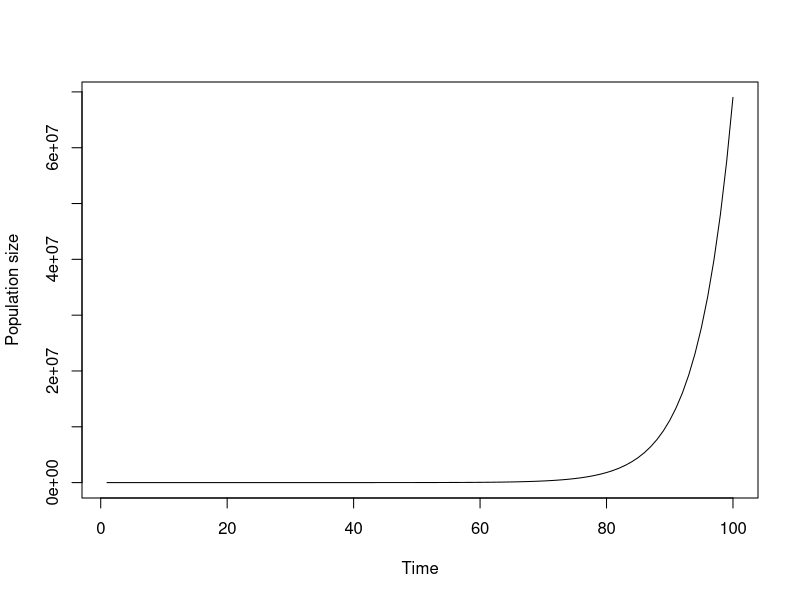
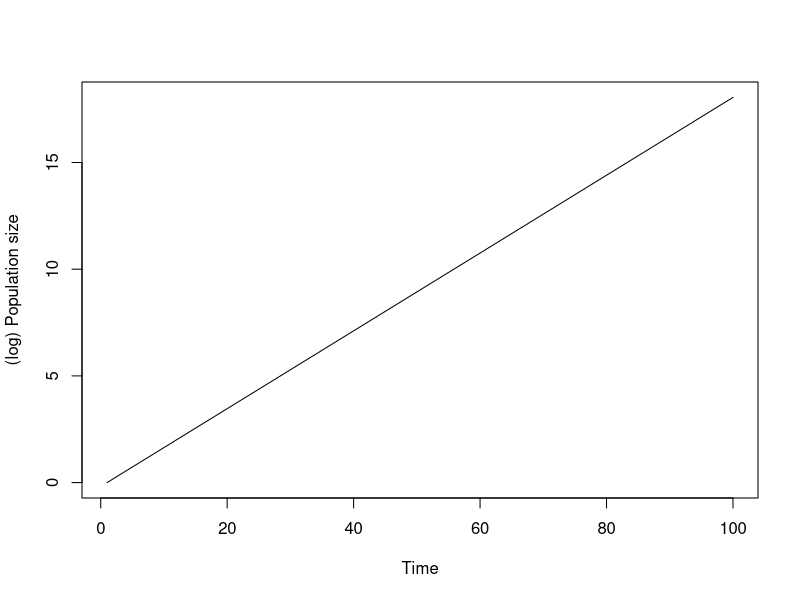

The R source for these figures, in order:

# model density independent growth

# set your working directory
setwd("G:/My Drive/AdlerLabDocs/PlantPopEcol/code")

### define population growth function-----------------------

DI_growth <- function(N,lambda){
  output <- lambda*N
  return(output)
}

### set parameters ------------------------------------------

lambda_mu <- 1.2 # mean fecundity (must be > 0)
lambda_sigma <- 0 # year-to-year standard deviation of fecundity (must be >= 0)

### set-up simulation ------------------------------------------

timesteps <- 100  # number of time steps to simulate
Nvec <- rep(NA,timesteps)  # vector to store population time series
Nvec[1] <- 1  # initial population size
lambda <- rnorm(timesteps,lambda_mu, lambda_sigma) # draw lambdas from a distribution
lambda[lambda<0] <- 0   # set negative lambdas to zero

### run simulation ------------------------------------------

for(i in 2:timesteps){
  Nvec[i] <- DI_growth(Nvec[i-1],lambda[i])
}

### plot results ------------------------------------------

# plot on raw (arithmetic) scale
plot(Nvec,type="l",xlab="Time",ylab="Population size")

# plot on log scale
plot(log(Nvec),type="l",xlab="Time",ylab="(log) Population size")

### fit regression of population size over time------------------------------------------

time <- 1:timesteps
myReg <- lm(log(Nvec) ~ time)
(coef(myReg))
(log(lambda_mu))
